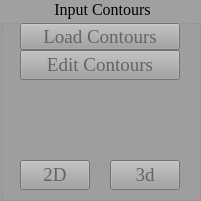
   <widget class="QGroupBox" name="groupBox_2">
    <property name="enabled">
     <bool>true</bool>
    </property>
    <property name="geometry">
     <rect>
      <x>220</x>
      <y>30</y>
      <width>201</width>
      <height>201</height>
     </rect>
    </property>
    <property name="font">
     <font>
      <family>Times New Roman</family>
      <pointsize>12</pointsize>
      <weight>9</weight>
      <italic>false</italic>
      <bold>false</bold>
     </font>
    </property>
    <property name="styleSheet">
     <string notr="true">QGroupBox {
   background-color: rgb(160, 160, 160);;font: 75 12pt &quot;Times New Roman&quot;;
}

QGroupBox QWidget {
    background-color: /* your desired content background color here */;
}

QGroupBox::title {
    subcontrol-origin: margin;
    subcontrol-position: top center;
}
</string>
    </property>
    <property name="title">
     <string>Input Contours</string>
    </property>
    <widget class="QPushButton" name="cropeimage_3">
     <property name="enabled">
      <bool>true</bool>
     </property>
     <property name="geometry">
      <rect>
       <x>20</x>
       <y>160</y>
       <width>70</width>
       <height>30</height>
      </rect>
     </property>
     <property name="font">
      <font>
       <family>Times New Roman</family>
       <pointsize>14</pointsize>
       <weight>9</weight>
       <italic>false</italic>
       <bold>false</bold>
      </font>
     </property>
     <property name="styleSheet">
      <string notr="true">color: rgb(100, 100, 100);background-color: qradialgradient(spread:pad, cx:0.5, cy:0.5, radius:2, fx:0.5, fy:0.5, stop:0 rgba(240, 181, 142, 237), stop:1 rgba(255, 255, 255, 255));
 font: 75 14pt &quot;Times New Roman&quot;; background-color: rgb(160, 160, 160)</string>
     </property>
     <property name="text">
      <string>2D</string>
     </property>
    </widget>
    <widget class="QPushButton" name="load_contours">
     <property name="enabled">
      <bool>true</bool>
     </property>
     <property name="geometry">
      <rect>
       <x>20</x>
       <y>23</y>
       <width>160</width>
       <height>27</height>
      </rect>
     </property>
     <property name="font">
      <font>
       <family>Times New Roman</family>
       <pointsize>14</pointsize>
       <weight>9</weight>
       <italic>false</italic>
       <bold>false</bold>
      </font>
     </property>
     <property name="styleSheet">
      <string notr="true">color: rgb(100, 100, 100);background-color: qradialgradient(spread:pad, cx:0.5, cy:0.5, radius:2, fx:0.5, fy:0.5, stop:0 rgba(240, 181, 142, 237), stop:1 rgba(255, 255, 255, 255));
 font: 75 14pt &quot;Times New Roman&quot;; background-color: rgb(160, 160, 160)</string>
     </property>
     <property name="text">
      <string>Load Contours</string>
     </property>
    </widget>
    <widget class="QPushButton" name="cropeimage_4">
     <property name="enabled">
      <bool>true</bool>
     </property>
     <property name="geometry">
      <rect>
       <x>110</x>
       <y>160</y>
       <width>70</width>
       <height>30</height>
      </rect>
     </property>
     <property name="font">
      <font>
       <family>Times New Roman</family>
       <pointsize>14</pointsize>
       <weight>9</weight>
       <italic>false</italic>
       <bold>false</bold>
      </font>
     </property>
     <property name="styleSheet">
      <string notr="true">color: rgb(100, 100, 100);background-color: qradialgradient(spread:pad, cx:0.5, cy:0.5, radius:2, fx:0.5, fy:0.5, stop:0 rgba(240, 181, 142, 237), stop:1 rgba(255, 255, 255, 255));
 font: 75 14pt &quot;Times New Roman&quot;; background-color: rgb(160, 160, 160)</string>
     </property>
     <property name="text">
      <string>3d</string>
     </property>
    </widget>
    <widget class="QPushButton" name="edit_contours">
     <property name="enabled">
      <bool>true</bool>
     </property>
     <property name="geometry">
      <rect>
       <x>20</x>
       <y>50</y>
       <width>160</width>
       <height>30</height>
      </rect>
     </property>
     <property name="font">
      <font>
       <family>Times New Roman</family>
       <pointsize>14</pointsize>
       <weight>9</weight>
       <italic>false</italic>
       <bold>false</bold>
      </font>
     </property>
     <property name="styleSheet">
      <string notr="true">color: rgb(100, 100, 100);background-color: qradialgradient(spread:pad, cx:0.5, cy:0.5, radius:2, fx:0.5, fy:0.5, stop:0 rgba(240, 181, 142, 237), stop:1 rgba(255, 255, 255, 255));
 font: 75 14pt &quot;Times New Roman&quot;; background-color: rgb(160, 160, 160)</string>
     </property>
     <property name="text">
      <string>Edit Contours</string>
     </property>
    </widget>
   </widget>
